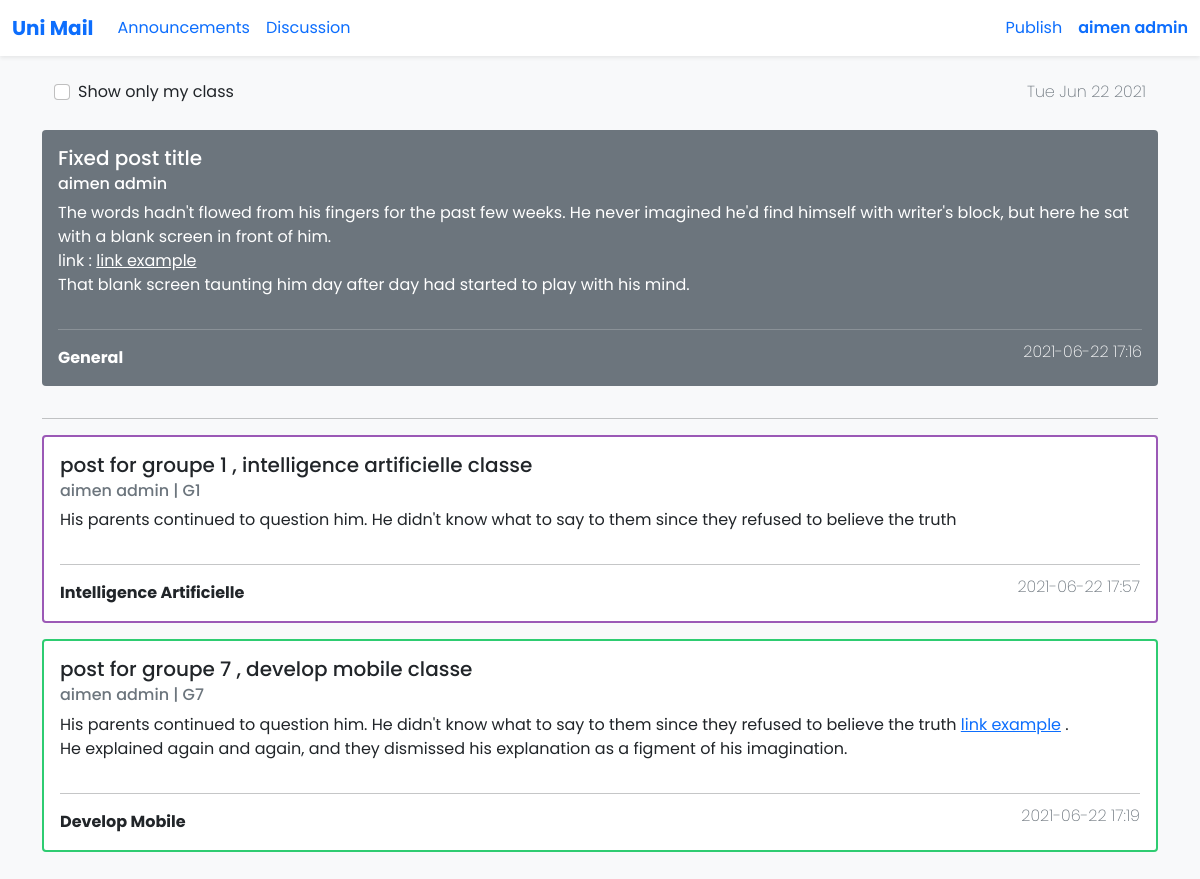
/site/main.php (signed in), run on the app's committed database.
### tables this page shows
CREATE TABLE `posts` (
  `id` int(11) NOT NULL,
  `title` varchar(255) NOT NULL,
  `Contexts` text NOT NULL,
  `fixed` tinyint(4) NOT NULL,
  `groupe` tinyint(4) NOT NULL,
  `class` tinyint(4) NOT NULL,
  `owner` int(11) NOT NULL,
  `date` datetime NOT NULL DEFAULT current_timestamp()
);

CREATE TABLE `memb` (
  `id` int(11) NOT NULL,
  `name` varchar(255) NOT NULL,
  `surname` varchar(255) NOT NULL,
  `email` varchar(255) NOT NULL,
  `pass` varchar(255) NOT NULL,
  `type` tinyint(4) NOT NULL,
  `groupe` tinyint(4) NOT NULL
);

### site/functions.php (the view, shortened to what this page needs)
<?php
function echoName() {
    echo $_SESSION['S_name'] . ' ';
  }
  function echoSurname() {
    echo $_SESSION['S_surname'] . ' ';
  }
  function setPubState()
  {
      if($_SESSION['S_type']<=2)
      {
          echo 'active';
      }
      else
      {
          echo 'disabled';
      }
  }
function showann($ann_id)
{
  $dsn = 'mysql:host=localhost;dbname=unimaildb';
  $user = 'root';
  $pass = '';
  $options = array(
      PDO::MYSQL_ATTR_INIT_COMMAND => 'SET NAMES utf8',
  );
  try {
  $db = new PDO($dsn , $user , $pass , $options);
  }catch(PDOException $e)
  {
      echo 'Failed ' . $e->getMessage();
  }
  $stmt = $db->prepare
    ("SELECT *
    FROM posts
    WHERE id = ?");
    $stmt->execute(array($ann_id));
    $row = $stmt->fetch();
    $stmt = $db->prepare
    ("SELECT name , surname
    FROM memb
    WHERE id = ?");
    $stmt->execute(array($_SESSION['S_id']));
    $owner = $stmt->fetch();
$class_color = array(
    "1" => "#2ECC71",
    "2" => "#D35400",
    "3" => "#5DADE2",
    "4" => "#9B59B6",
    "5" => "#34495E",
    "0" => "#0275d8",
);
$class_name = array(
  "1" => "Develop Mobile",
  "2" => "Web sémantique",
  "3" => "Sécurité informatique",
  "4" => "Intelligence Artificielle",
  "5" => "rédaction scientifique",
  "0" => "General",
);
$groupe = '';
if($row['groupe']!=0)
{
  $groupe = ' | G'.$row['groupe'];
}
$colore = '';
$border = 2;
$text_muted = 'text-muted';
if($row['fixed']==1)
{
  $colore = "text-white bg-secondary fixed";
  $text_muted = '';
  $border = 0;
}
    echo '
    <div class="row">
    <div class="col">
      <div class="card
      '. $colore .'
      mb-3"
      style = "border: '.$border.'px solid '.$class_color[$row['class']].' !important;">
        <div class="card-body">
            <h5 class="card-title">
            '.$row['title'].'
            </h5>
            <h6 class="card-subtitle mb-2 '.$colore.'  '.$text_muted.'">
            '. $owner['name'] . ' ' . $owner['surname'] .$groupe .'
            </h6>
            <p class="card-text" id="contexts">'. $row['Contexts'] .'</p>
            <div class="row">
            <div class="col"><hr/></div>
            </div>
            <div class="row">
              <div class="col" style="font-weight: 700;">
              '.$class_name[$row['class']].'
              </div>
              <div class="col"> <h6 class="card-subtitle mb-2 text-end '.$colore.' '.$text_muted.' " id="date">
              '. substr($row['date'], 0, 16) .'
              </h6> </div>
            </div>
        </div>
      </div>
    </div>
  </div>
    ';
}

### site/main.php (shortened to what this page needs)
<?php
include 'functions.php';
include 'connect.php';
?>
<!DOCTYPE html>
<html lang="en" dir="ltr">
<head>
  <link rel="stylesheet" href="styles/bootstrap/bootstrap.css">
  <link rel="stylesheet" href="styles/style.css">
</head>
  <body style="margin-bottom: 50px;">
  <nav class="navbar fixed-top navbar-expand-lg shadow-sm " id="my-nav-bar">
  <div class="container-fluid">
    <a class="navbar-brand" id="my-brand" href="main.php">Uni Mail</a>
    <div class="collapse navbar-collapse" id="navbarSupportedContent">
    <ul class="navbar-nav me-auto mb-2 mb-lg-0">
    <li class="nav-item">
         <li class="nav-item">
          <a class="nav-link active" aria-current="page" href="main.php">Announcements</a>
        </li>
        <li class="nav-item">
          <a class="nav-link active" aria-current="page" href="discussion.php">Discussion</a>
        </li>
      </ul>
      <ul class="navbar-nav ms-auto mb-2 mb-lg-0">
        <li class="nav-item">
          <a class="nav-link <?php setPubState();?>" href="create-post.php" tabindex="-1" aria-disabled="true">Publish</a>
        </li>
        <li class="nav-item dropdown ms-auto"><a class="nav-link pe-0" id="userInfo" href="#" data-bs-toggle="dropdown" aria-haspopup="true" aria-expanded="false"><span style="font-weight: 550;"><?php  echoName(); echoSurname();?></span></a>
          </li>
      </ul>
    </div>
  </div>
</nav>
<div class="navmarg"></div>
<br>
<div class="container">
  <div class="row">
    <div class="col-md-9 ps-4">
      <div class="form-check">
      <form method="get" action="<?php echo $_SERVER['PHP_SELF'];?>" id="show_my_class">
        <input class="form-check-input" type="checkbox" value="" id="flexCheckDefault" name="showmyclass" onchange=" this.form.submit()" <?php if(isset($_GET['showmyclass']))echo 'checked';?>>
        <label class="form-check-label" for="flexCheckDefault">
          Show only my class
        </label>
        </form>
      </div>
    </div>
    <div class="col text-muted text-end pe-4" id="date">
      </div>
  </div>
  <div class="row"><div class="col"><br></div></div>
  <?php
if(!isset($_GET['showmyclass'])){
    $stmt_getfixed = $db->prepare
    ("SELECT id
    FROM posts
    WHERE fixed = 1");
    $stmt_getfixed->execute();
    $rows = $stmt_getfixed->fetchAll();
    if(count($rows)==0)
    {
      echo '
      <div class="row">
        <div class="col" Style = "text-align: center;"> <p class="fs-2 text-muted"> No posts.</p> </div>
      </div>
      ';
    }
    else
    {
      for($a=count($rows)-1 ; $a>=0 ; $a-- )
      {
        showann($rows[$a][0]);
      }
    }
  }
  ?>
<hr>
<?php
if(!isset($_GET['showmyclass']))
{
  $stmt_getunfixed = $db->prepare
  ("SELECT id
  FROM posts
  WHERE fixed = 0");
  $stmt_getunfixed->execute();
  $rows = $stmt_getunfixed->fetchAll();
  if(count($rows)==0)
  {
    echo '
    <div class="row">
      <div class="col" Style = "text-align: center;"> <p class="fs-2 text-muted"> No posts.</p> </div>
    </div>
    ';
  }
  else
  {
    for($a=count($rows)-1 ; $a>=0 ; $a-- )
    {
      showann($rows[$a][0]);
    }
  }
}
?>
</div>
  </body>
</html>

### site/styles/style.css (style rules this page uses)
body { background-color: #F8F9FA; font-family: 'Poppins', sans-serif; margin-bottom: 50px; }
#my-nav-bar { background-color: white; }
#my-brand { font-weight : 700; }
#date { font-weight: 200; }
hr { margin-top: 1rem; margin-bottom: 1rem; border: 0; border-top: 1px solid rgba(0, 0, 0, 0.1); }
.navmarg { height: 56px; }
#contexts { white-space: pre-wrap; }
.fixed #contexts a { color: white; }

### data on the page
posts: title "Fixed post title", memb.name "aimen", memb.surname "admin", Contexts "The words hadn't flowed from his fingers for the past few weeks. He never imagined he'd find himself with writer's block, but here he sat with a blank screen in front of him. link : link example That blank screen taunting him day after day had started to play with his mind.", class "General", date "2021-06-22 17:16"
posts: title "post for groupe 1 , intelligence artificielle classe", groupe "| G1", Contexts "His parents continued to question him. He didn't know what to say to them since they refused to believe the truth", class "Intelligence Artificielle", date "2021-06-22 17:57"
memb: name "aimen", surname "admin"
posts: title "post for groupe 7 , develop mobile classe", groupe "| G7", Contexts "His parents continued to question him. He didn't know what to say to them since they refused to believe the truth link example . He explained again and again, and they dismissed his explanation as a figment of his imagination.", class "Develop Mobile", date "2021-06-22 17:19"

### other printed values
$_SESSION['S_name'] "aimen"
$_SESSION['S_surname'] "admin"
